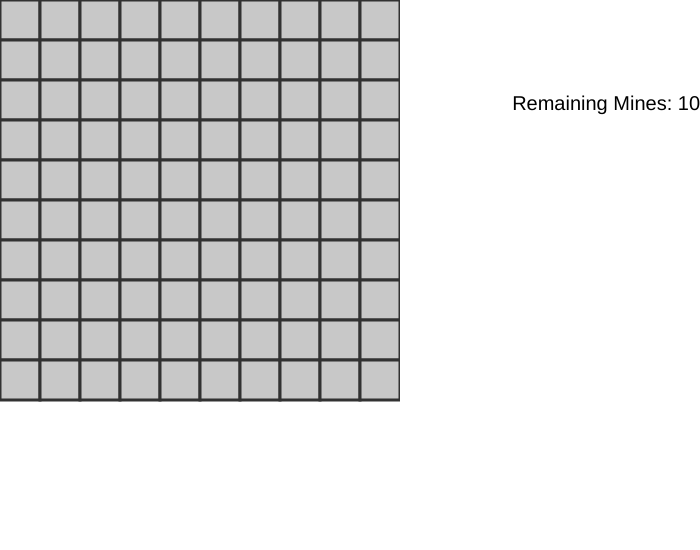
Frame 1 (no input)
Frame 60 (no input): identical to frame 1, image omitted
Frame 120 (the mouse pressed at the canvas centre since frame 60): identical to frame 1, image omitted

The p5.js sketch that drew this single still picture (run headless with seeded random() and noise() and a simulated clock; from frame 60 on, the mouse is pressed at the canvas centre):

// p5.js sketch
// ── sketch.js
// DIFFICULTY AND CANVAS SIZE
let rows = 10; // Number of rows and collums (its always the same!)
let mines = 10; // Number of mines on the field

let canv_width = 400; // in px
let canv_height = 400;


let cols = rows; // Number of columns
let cellWidth = canv_width / cols;  // Width of each cell
let cellHeight = canv_height / rows; // Height of each cell

let cells = [];
let cells_mines = [];

let num_cells = 0; // fields to be found
let found_cells = 0; // already found fields
let rem_mines = mines;

function setup() {
  refresh();
}

function draw() {
  // write the number of found & to-be-found mines next to the canvas
  beginShape()
  fill(255)
  stroke(255)
  strokeWeight(0)
  rect(canv_width, 0, width - canv_width, height);
  endShape()
  
  beginShape()
  fill(0);
  strokeWeight();
  textAlign(RIGHT);
  textSize(20); // Adjust text size to fit inside cell
  text(`Remaining Mines: ${rem_mines}`, width, height / 5);
  endShape()
}

function refresh() {
  // Reset game variables
  rem_mines = mines;
  num_cells = 0; // fields to be found
  found_cells = 0; // already found fields
  
  // Canvas setup
  createCanvas(700, 550);
  num_cells = rows * cols - mines;

  // Initialize the cells array as a 2D grid
  cells = [];
  for (let i = 0; i < cols; i++) {
    cells[i] = []; // Create a new array for each column
    for (let j = 0; j < rows; j++) {
      let x = i * cellWidth;
      let y = j * cellHeight;
      fill(200)
      let newCell = new Cell(i, j, x, y, cellWidth, cellHeight);
      cells[i][j] = newCell;
      newCell.drawCell(); // Draw the cell
    }
  }
  
  // Place mines
  cells_mines = []; // Reset the mines list
  for (let m = 0; m < mines; m++) {
    // Choose a random tile
    let m_x = floor(random(0, cols));  // Random column
    let m_y = floor(random(0, rows));  // Random row
    
    let c = cells[m_x][m_y];
    if (c.mine === true) {
      m--; // If mine is already placed, try again
    } else {
      c.mine = true; // Place the mine
      cells_mines.push(c); // Track cells with mines
    }
  }
  
  // Calculate the number of mines around each cell
  for (let i = 0; i < cols; i++) {
    for (let j = 0; j < rows; j++) {
      if (!cells[i][j].mine) {
        cells[i][j].num = calculateNeighborMines(i, j);
      }
    }
  }

  console.log("Setup done.");
}

// Function to calculate the number of mines around a given cell
function calculateNeighborMines(i, j) {
  let total = 0;
  
  // Check the 8 surrounding cells
  for (let x = -1; x <= 1; x++) {
    for (let y = -1; y <= 1; y++) {
      let neighborX = i + x;
      let neighborY = j + y;
      
      if (neighborX >= 0 && neighborX < cols && 
          neighborY >= 0 && neighborY < rows) {
        if (cells[neighborX][neighborY].mine) {
          total++;
        }
      }
    }
  }
  return total;
}

// Mouse click handler
function mouseReleased(event) {
  cells.forEach(col => {
    col.forEach(c => {
      // Check if the mouse is over any cell, and if so, call updateCell
      if (mouseX > c.x && mouseX < c.x + c.c_width && 
          mouseY > c.y && mouseY < c.y + c.c_height) 
      {
        if (event.button === 0) {updateCell(c);}
        if (event.button === 1) {flagCell(c);}
      }
    });
  });
}

function flagCell(c) {
  if (!c.clicked) {  // Ensure you can't flag a clicked cell
    if (!c.flagged) {
      // Draw red "X" on the cell
      textAlign(CENTER, CENTER);
      fill(255, 0, 0); // Red for the "X"
      strokeWeight(3)
      stroke(0)
      textSize(cellHeight / 2); // Adjust text size to fit inside cell
      text("X", c.x + cellWidth / 2, c.y + cellHeight / 2);
      c.flagged = true; // Mark cell as flagged
      rem_mines--;
    } else {
      // Unflag the cell (clear the X)
      fill(200)
      c.drawCell();  // Redraw the cell to remove the flag
      c.flagged = false; // Unmark the flag
      rem_mines++;
    }
  }
}

function updateCell(c) {
  
  if (!c.flagged) {  // Prevent clicking flagged cells
    console.log("Cell clicked at position: ", c.i, c.j);
    c.clicked = true;
  
  
  if (c.mine) {
    console.log("Boom! You clicked a mine.");
    
    cells_mines.forEach(function(temp_c) {
        fill(255,0,0);
        temp_c.drawCell();
      })
    setTimeout(refresh, 2000); // 2 second delay before reset
    
  } else {
    fill(255); // white for safe cells
    c.drawCell()

    found_cells++;
    if (found_cells == num_cells) {
      console.log("You've won! Congratulations!");
      
      cells_mines.forEach(function(temp_c) {
        fill(0,255,0);
        temp_c.drawCell();
      })
      setTimeout(refresh, 2000); // 2 second delay before reset
    }
    
    if (c.num > 0) {
      // Draw the number on the cell
      textAlign(CENTER, CENTER);
      fill(0); // Black for numbers
      textSize(cellHeight / 2); // Adjust text size to fit inside cell
      text(c.num, c.x + cellWidth / 2, c.y + cellHeight / 2);
    }

    // free all fields containing zeros or numbers neighbouring each other
    if (c.num === 0)    {  
        // Check the 8 surrounding cells
        for (let x = -1; x <= 1; x++) {
          for (let y = -1; y <= 1; y++) {
            let neighborX = c.i + x;
            let neighborY = c.j + y;

            if (neighborX >= 0 && neighborX < cols && 
                neighborY >= 0 && neighborY < rows) 
            {
              nb = cells[neighborX][neighborY]
              if (nb.clicked === false) 
              {
                updateCell(nb);
              }
            }
          }
        }
      }
    
    }
  }
}

// Class for each cell
class Cell {
  constructor(i, j, x, y, c_width, c_height) {
    this.i = i;
    this.j = j;
    this.x = x;
    this.y = y;
    this.c_width = c_width;
    this.c_height = c_height;
    
    this.flagged = false;    
    this.clicked = false;
    this.mine = false; // Flag for whether this cell has a mine
    this.num = 0; // Number of mines in neighboring cells
  }

  drawCell() {
    stroke(50); // Set stroke color
    strokeWeight(3); // Set stroke weight
    rect(this.x, this.y, this.c_width, this.c_height); // Draw the rectangle
  }
}
